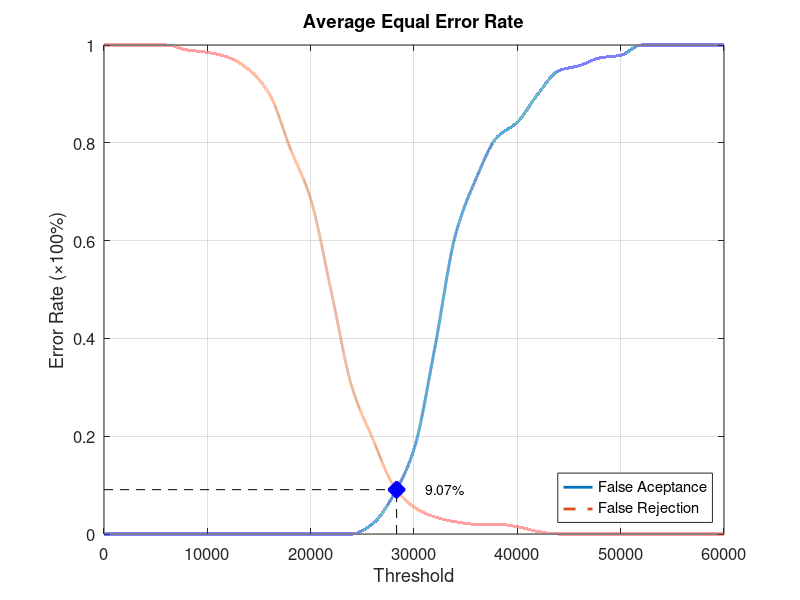
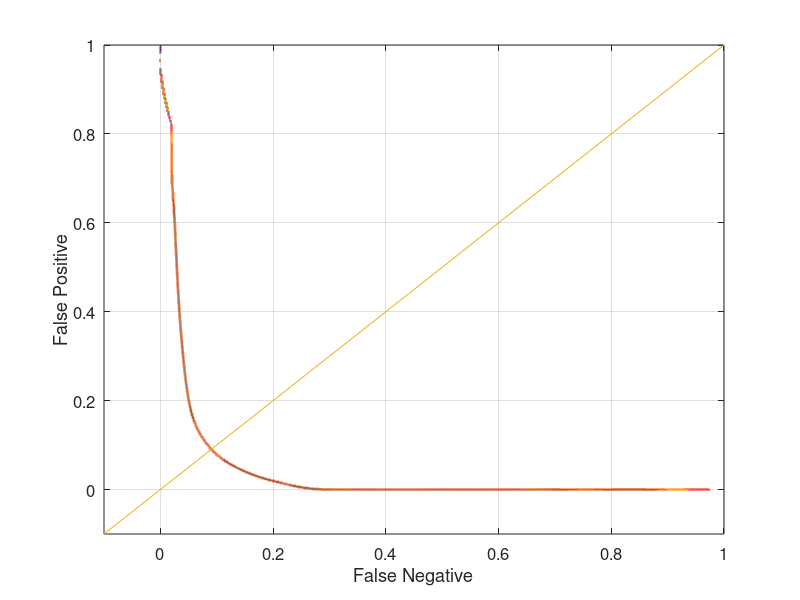

Source code (MATLAB) for these figures, in order:
function yEER = Database5_1
close all;
clear;
clc;
x = 0:2000:60000;
xq = 0:0.5:60000;

y0 = [0 0 0 0 0 0 0 0 0 0 0 0 0 0.0210526 0.0789474 0.173684 0.378947 0.610526 0.726316 0.810526 0.842105 0.9 0.947368 0.957895 0.973684 0.978947 1 1 1 1 1];
yy0 = interp1(x, y0, xq, 'pchip');
y1 = [1 1 1 1 0.99 0.985 0.975 0.95 0.9 0.79 0.685 0.495 0.3 0.195 0.1 0.055 0.035 0.025 0.02 0.02 0.015 0.005 0 0 0 0 0 0 0 0 0];
yy1 = interp1(x, y1, xq, 'pchip');

% Calculating EER: 
y2 = abs(y0 - y1);
find(y2 == min(y2))
yy2 = abs(yy0 - yy1);
xEER = find(yy2 == min(yy2));
xEERIndex = xq(xEER) % X-axis EER
yEER = yy0(xEER) % Y-axis EER

main = figure
plot(xq, yy0,'-','LineWidth', 2);	hold on
plot(xq, yy1,'--','LineWidth', 2);	hold on
plot([xEERIndex xEERIndex], [0 yEER], 'k--');	hold on
plot([0 xEERIndex], [yEER yEER], 'k--');	hold on
plot(xEERIndex, yEER, 'bx', 'LineWidth', 10);	hold on
text(xEERIndex + 10 * xEERIndex / 100, yEER, [num2str(round((10000 * yEER)) / 100) '%'])
legend('False Aceptance', 'False Rejection', 'Location', 'SouthEast')
xlabel('Threshold')
ylabel('Error Rate (\times100%)')
title('Average Equal Error Rate')
set(gca, 'FontSize', 12)
axis([0 60000 0 1])
grid on

print(main, 'Database5_1Main', '-dpng');
FNRxFPR = figure('Color', [1 1 1]);
plot(yy1, yy0, '-', yy1, yy0, 'LineWidth', 2);
hold on
y = -0.1:0.1:1
plot(y, y); 
set(gca, 'FontSize', 12)
xlabel('False Negative')
ylabel('False Positive')
axis([-0.1 1 -0.1 1])
set(gca, 'FontSize', 12)
grid on

print(FNRxFPR, 'Database5_1FNRxFPR','-dpng');
end
